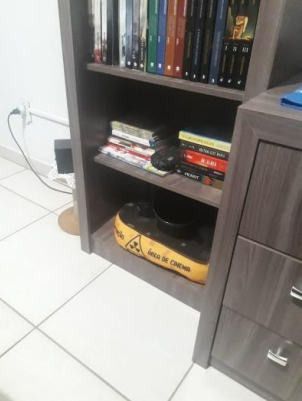
#> input picture trab04-hough-haarcascade-sift/questao4/dataset/estante1.png, 302 x 401 px
$ python questao4.py
#> lines starting #> are read from the running program, lines starting #| are printed output that depends on the picture
# Alunos:
# - Gustavo Baroni Bruder
# - Ana Carolina da Silva

import cv2 as cv
import numpy as np
import matplotlib.pyplot as plt


ORB = cv.ORB_create()
BF = cv.BFMatcher(cv.NORM_L2, crossCheck=True)


def calcular_correspondencias_kp(imagem1, imagem2):
    kp1, des1 = ORB.detectAndCompute(imagem1, None)
    kp2, des2 = ORB.detectAndCompute(imagem2, None)

    correspondencias = BF.match(des1, des2)
    correspondencias = sorted(correspondencias, key=lambda _: _.distance)

    return kp1, kp2, correspondencias


def calcular_homografia(correspondencias, kp1, kp2):
    pontos_origem = np.float32([kp1[m.queryIdx].pt for m in correspondencias]).reshape(-1, 2)
    pontos_destino = np.float32([kp2[m.trainIdx].pt for m in correspondencias]).reshape(-1, 2)

    M, _ = cv.findHomography(pontos_origem, pontos_destino, cv.RANSAC, 5.0)

    return M


def calcular_canvas(imagem1, imagem2, M):
    h1, w1 = imagem1.shape[:2]
    h2, w2 = imagem2.shape[:2]

    cantos_imagem1 = np.float32([[0, 0], [0, h1], [w1, h1], [w1, 0]]).reshape(-1, 1, 2)
    cantos_imagem1_deformados = cv.perspectiveTransform(cantos_imagem1, M)
    cantos = np.concatenate((cantos_imagem1_deformados, np.float32([[0, 0], [0, h2], [w2, h2], [w2, 0]]).reshape(-1, 1, 2)), axis=0)

    [x_min, y_min] = np.int32(cantos.min(axis=0).ravel() - 0.5)
    [x_max, y_max] = np.int32(cantos.max(axis=0).ravel() + 0.5)
    distancia_translacao = [-x_min, -y_min]

    return x_min, y_min, x_max, y_max, distancia_translacao


def obter_juncao_imagens(imagem1, imagem2, M, x_min, y_min, x_max, y_max, distancia_translacao):
    h_out = y_max - y_min
    w_out = x_max - x_min

    M_translate = np.array([[1, 0, distancia_translacao[0]], [0, 1, distancia_translacao[1]], [0, 0, 1]])
    M = M_translate @ M
    imagem1_deformada = cv.warpPerspective(imagem1, M, (w_out, h_out))

    imagem2_transladada = cv.warpAffine(imagem2, np.float32([[1, 0, distancia_translacao[0]], [0, 1, distancia_translacao[1]]]), (w_out, h_out))
    canvas = imagem2_transladada.copy()

    canvas[imagem1_deformada > 0] = imagem1_deformada[imagem1_deformada > 0]

    juncao_imagens = cv.addWeighted(canvas, 0.5, imagem2_transladada, 0.5, 0)

    return juncao_imagens


def exibir_resultado(resultado):
    plt.imshow(resultado)
    plt.axis('off')
    plt.show()


imagens = ['dataset/estante1.png', 'dataset/estante2.png', 'dataset/estante3.png']
juncao_imagens = None

for i in range(len(imagens) - 1):
    if juncao_imagens is None:
        imagem1 = cv.imread(imagens[i], cv.IMREAD_COLOR)
#> imagem1 is the input picture: shape (401, 302, 3); mean B, G, R 140.9, 145.8, 150
    else:
        imagem1 = juncao_imagens

    imagem2 = cv.imread(imagens[i + 1], cv.IMREAD_COLOR)
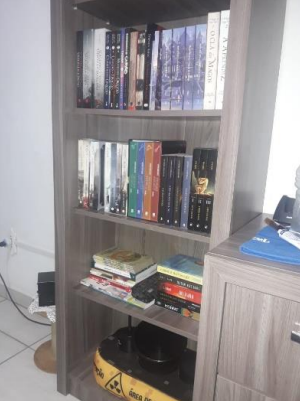
#> input picture trab04-hough-haarcascade-sift/questao4/dataset/estante2.png, 300 x 401 px
#> imagem2 is the input picture: shape (401, 300, 3); mean B, G, R 145.8, 144.2, 148.6

    kp1, kp2, correspondencias = calcular_correspondencias_kp(imagem1, imagem2)
#> in calcular_correspondencias_kp, `kp1, des1 = ORB.detectAndCompute(imagem1, None)`: kp1 = 487 keypoints; strongest (x, y, size): (180, 135, 53.6), (179, 137, 31), (180, 132, 44.6), (181, 131, 53.6)
#> in calcular_correspondencias_kp, `kp2, des2 = ORB.detectAndCompute(imagem2, None)`: kp2 = 485 keypoints; strongest (x, y, size): (146, 105, 31), (155, 33, 31), (146, 104, 37.2), (95, 265, 31)
#> in calcular_correspondencias_kp, `correspondencias = BF.match(des1, des2)`: correspondencias = 147 matches
#> correspondencias = 147 matches
    M = calcular_homografia(correspondencias, kp1, kp2)
#> in calcular_homografia, `pontos_origem = np.float32([kp1[m.queryIdx].pt for m in correspondenci..`: pontos_origem = 147 pairs, first value 54.72 to 252, second value 37.2 to 313.5
#> in calcular_homografia, `pontos_destino = np.float32([kp2[m.trainIdx].pt for m in correspondenc..`: pontos_destino = 147 pairs, first value 39 to 263, second value 32 to 318
#> in calcular_homografia, `M, _ = cv.findHomography(pontos_origem, pontos_destino, cv.RANSAC, 5.0)`: M = [[0.883, -0.143, 4.78], [0.11, 0.525, 156.3], [0.000354, -0.00108, 1]]
    x_min, y_min, x_max, y_max, distancia_translacao = calcular_canvas(imagem1, imagem2, M)
#> in calcular_canvas, `cantos_imagem1_deformados = cv.perspectiveTransform(cantos_imagem1, M)`: cantos_imagem1_deformados = [[4.78, 156.3], [-92.54, 646.4], [317.5, 593.4], [245.1, 171.3]]
#> in calcular_canvas, `cantos = np.concatenate((cantos_imagem1_deformados, np.float32([[0, 0]..`: cantos = [[4.78, 156.3], [-92.54, 646.4], [317.5, 593.4], [245.1, 171.3], [0, 0], [0, 401], [300, 401], [300, 0]]
#> in calcular_canvas, `[x_min, y_min] = np.int32(cantos.min(axis=0).ravel() - 0.5)`: x_min = -93; y_min = 0
#> in calcular_canvas, `[x_max, y_max] = np.int32(cantos.max(axis=0).ravel() + 0.5)`: x_max = 318; y_max = 646
#> in calcular_canvas, `distancia_translacao = [-x_min, -y_min]`: distancia_translacao = [93, 0]
#> x_min = -93; y_min = 0; x_max = 318; y_max = 646; distancia_translacao = [93, 0]
    juncao_imagens = obter_juncao_imagens(imagem1, imagem2, M, x_min, y_min, x_max, y_max, distancia_translacao)
#> in obter_juncao_imagens, `h_out = y_max - y_min`: h_out = 646
#> in obter_juncao_imagens, `w_out = x_max - x_min`: w_out = 411
#> in obter_juncao_imagens, `M_translate = np.array([[1, 0, distancia_translacao[0]], [0, 1, distan..`: M_translate = [[1, 0, 93], [0, 1, 0], [0, 0, 1]]
#> in obter_juncao_imagens, `M = M_translate @ M`: M = [[0.915, -0.243, 97.78], [0.11, 0.525, 156.3], [0.000354, -0.00108, 1]]
#> in obter_juncao_imagens, `imagem1_deformada = cv.warpPerspective(imagem1, M, (w_out, h_out))`:
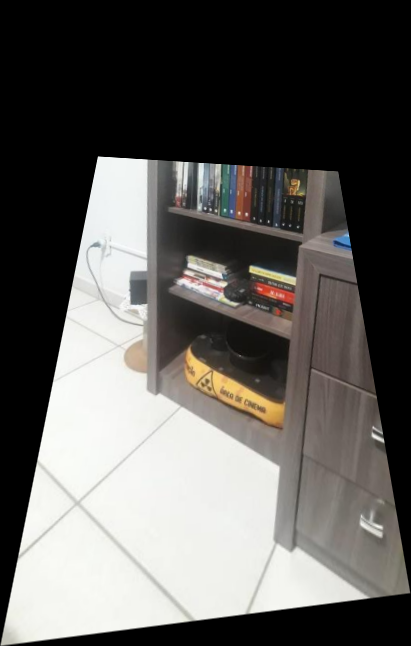
#> imagem1_deformada: shape (646, 411, 3); mean B, G, R 91.1, 94, 96
#> in obter_juncao_imagens, `imagem2_transladada = cv.warpAffine(imagem2, np.float32([[1, 0, distan..`:
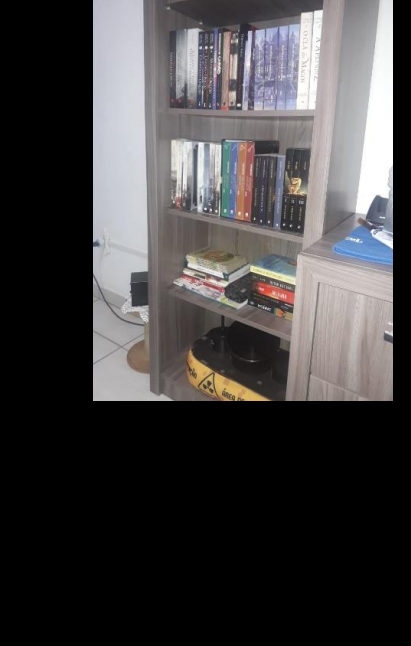
#> imagem2_transladada: shape (646, 411, 3); mean B, G, R 66, 65.3, 67.3
#> in obter_juncao_imagens, `canvas[imagem1_deformada > 0] = imagem1_deformada[imagem1_deformada > 0]`:
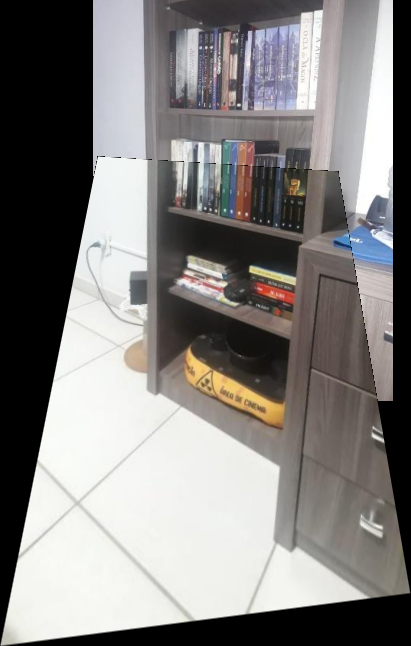
#> canvas: shape (646, 411, 3); mean B, G, R 127, 128.6, 130.9
#> in obter_juncao_imagens, `juncao_imagens = cv.addWeighted(canvas, 0.5, imagem2_transladada, 0.5,..`:
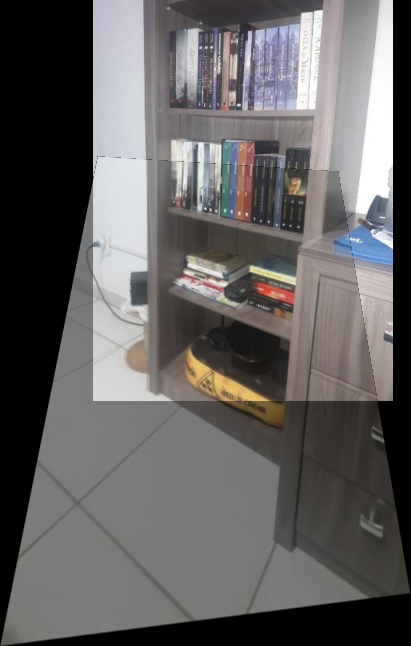
#> juncao_imagens: shape (646, 411, 3); mean B, G, R 96.5, 97, 99.1
#> pass 2 of the loop `for i in range(len(imagens) - 1):`:
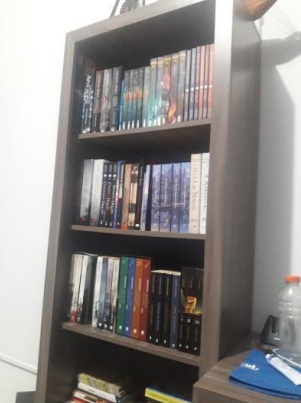
#> input picture trab04-hough-haarcascade-sift/questao4/dataset/estante3.png, 301 x 403 px
#> imagem2 is the input picture: shape (403, 301, 3); mean B, G, R 135.3, 136.7, 140.1
#> in calcular_correspondencias_kp (call 2), `kp1, des1 = ORB.detectAndCompute(imagem1, None)`: kp1 = 500 keypoints; strongest (x, y, size): (239, 105, 31), (372, 231, 31), (248, 33, 31), (239, 104, 37.2)
#> in calcular_correspondencias_kp (call 2), `kp2, des2 = ORB.detectAndCompute(imagem2, None)`: kp2 = 493 keypoints; strongest (x, y, size): (100, 258, 31), (137, 225, 31), (98, 258, 37.2), (267, 356, 31)
#> in calcular_correspondencias_kp (call 2), `correspondencias = BF.match(des1, des2)`: correspondencias = 144 matches
#> `M = calcular_homografia(correspondencias, kp1, kp2)`: M = [[0.889, -0.156, -66.13], [0.0978, 0.605, 125.7], [0.000191, -0.000969, 1]]
#> `x_min, y_min, x_max, y_max, distancia_translacao = calcular_canvas(ima..`: x_min = -445; x_max = 439; y_max = 1379; distancia_translacao = [445, 0]
#> h_out = 1379
#> w_out = 884
#> M_translate = [[1, 0, 445], [0, 1, 0], [0, 0, 1]]
#> in obter_juncao_imagens (call 2), `M = M_translate @ M`: M = [[0.974, -0.587, 378.9], [0.0978, 0.605, 125.7], [0.000191, -0.000969, 1]]
#> imagem1_deformada: shape (1379, 884, 3)
#> in obter_juncao_imagens (call 2), `imagem2_transladada = cv.warpAffine(imagem2, np.float32([[1, 0, distan..`:
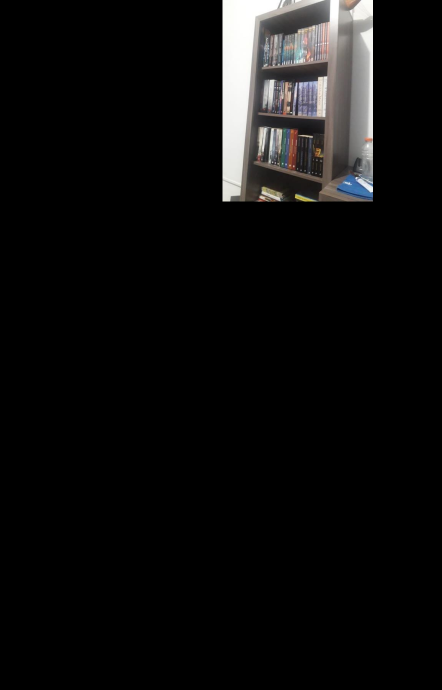
#> imagem2_transladada: shape (1379, 884, 3) (shown at 1/2 size); mean B, G, R 13.5, 13.6, 13.9
#> canvas: shape (1379, 884, 3)
#> in obter_juncao_imagens (call 2), `juncao_imagens = cv.addWeighted(canvas, 0.5, imagem2_transladada, 0.5,..`:
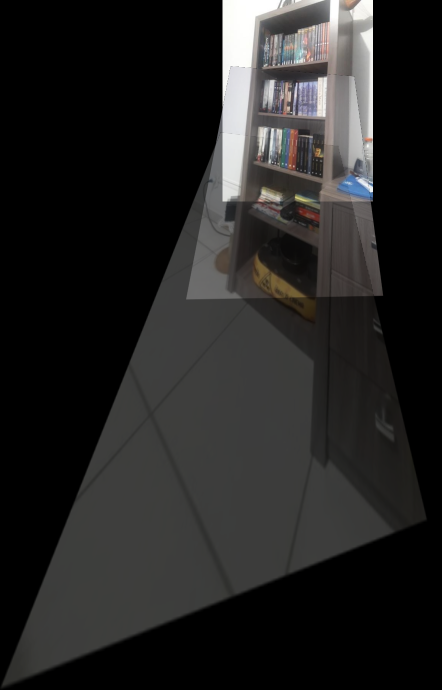
#> juncao_imagens: shape (1379, 884, 3) (shown at 1/2 size); mean B, G, R 35, 35.6, 36.2

exibir_resultado(juncao_imagens)
